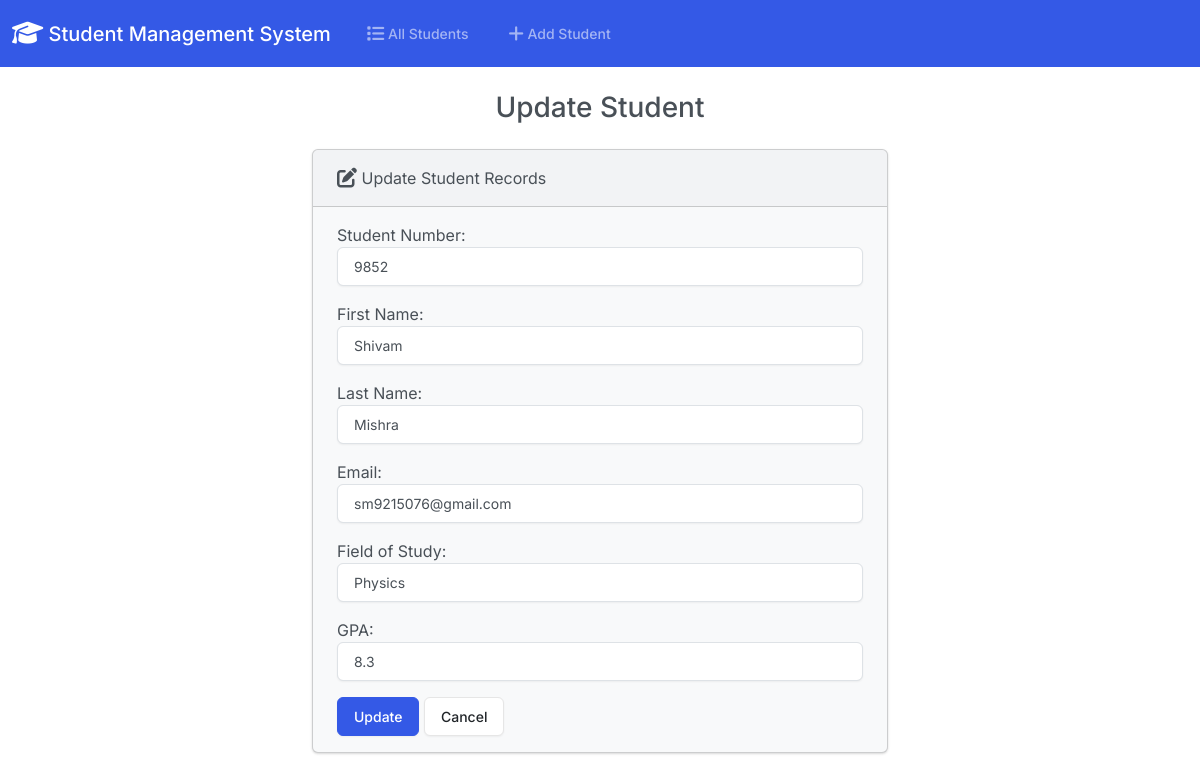
The page /edit/5/ on the database its author committed.
### students/models.py (models this page shows, shortened)
class Student(models.Model):
  students_number = models.PositiveIntegerField()
  first_name = models.CharField(max_length=50)
  last_name = models.CharField(max_length=50)
  email = models.EmailField(max_length=100)
  field_of_study = models.CharField(max_length=50)
  gpa = models.FloatField()

### students/views.py (the view)
# urls.py: path('edit/<int:id>/', views.edit, name='edit'),
def edit(request, id):
  if request.method == 'POST':
    student = Student.objects.get(pk=id)
    form = StudentForm(request.POST, instance=student)
    if form.is_valid():
      form.save()
      return render(request, 'students/edit.html', {
        'form': form,
        'success': True
      })
  else:
    student = Student.objects.get(pk=id)
    form = StudentForm(instance=student)
  return render(request, 'students/edit.html', {
    'form': form
  })

### students/forms.py
class StudentForm(forms.ModelForm):
  class Meta:
    model = Student
    fields = ['students_number', 'first_name', 'last_name', 'email', 'field_of_study', 'gpa']
    labels = {
      'students_number': 'Student Number',
      'first_name': 'First Name',
      'last_name': 'Last Name',
      'email': 'Email',
      'field_of_study': 'Field of Study',
      'gpa': 'GPA'
    }
    widgets = {
      'students_number': forms.NumberInput(attrs={'class': 'form-control'}),
      'first_name': forms.TextInput(attrs={'class': 'form-control'}),
      'last_name': forms.TextInput(attrs={'class': 'form-control'}),
      'email': forms.EmailInput(attrs={'class': 'form-control'}),
      'field_of_study': forms.TextInput(attrs={'class': 'form-control'}),
      'gpa': forms.NumberInput(attrs={'class': 'form-control'}),
    }

### students/templates/students/edit.html (shortened to what this page needs)
{% extends "students/base.html" %}
{% block body %}
  <h3 class="text-center m-4">Update Student</h3>
  {% if success %}
    <div class="alert alert-success" role="alert">
      The student updated successfully.
      <a href="{% url 'index' %}" class="alert-link">Go to Home Page.</a>
    </div>
  {% else %}
    <div class="row justify-content-center">
      <div class="col-6">
        <div class="card bg-light mb-3">
          <div class="card-header">
            <i class="fa-solid fa-pen-to-square fa-lg"></i> Update Student Records
          </div>
          <div class="card-body">
            <form action="" method="POST">
              {{ form.as_p }}
              <button type="submit" class="btn btn-primary">Update</button>
              <a href="{% url 'index' %}" class="btn btn-secondary">Cancel</a>
            </form>
          </div>
        </div>
      </div>
    </div>
  {% endif %}
{% endblock %}

### rows shown on the page
Student: students_number "9852", first_name "Shivam", last_name "Mishra", email "sm9215076@gmail.com", field_of_study "Physics", gpa "8.3"
